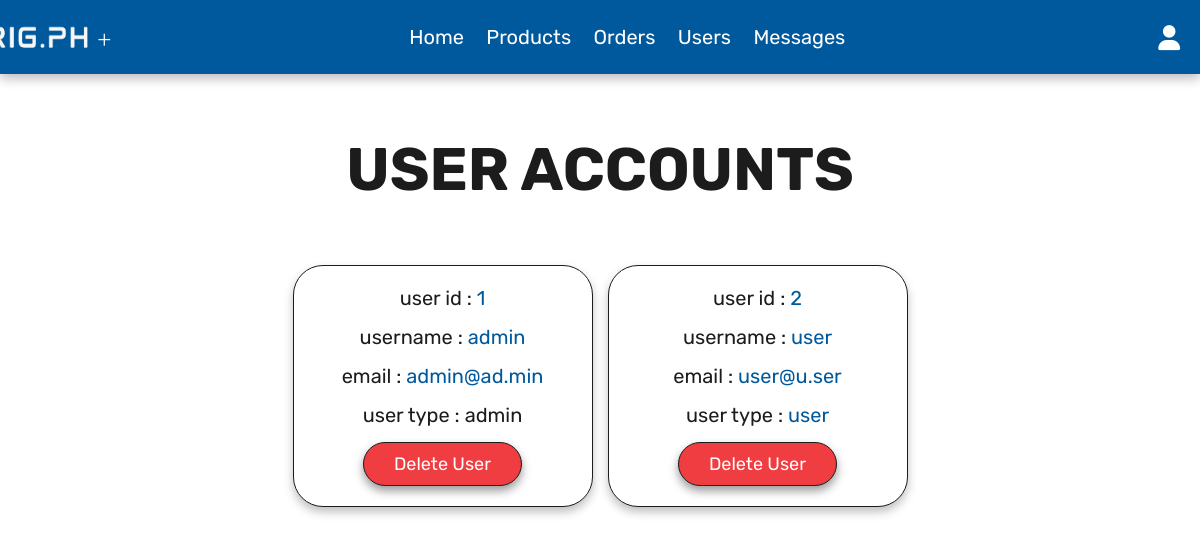
/admin_users.php (signed in), run on the app's committed database.
### tables this page shows
CREATE TABLE `users` (
  `id` int(100) NOT NULL,
  `name` varchar(100) NOT NULL,
  `email` varchar(100) NOT NULL,
  `password` varchar(100) NOT NULL,
  `user_type` varchar(20) NOT NULL DEFAULT 'user'
);

### admin_users.php (the view, shortened to what this page needs)
<?php
include 'config.php';
?>
<!DOCTYPE html>
<html lang="en">
<head>
   <link rel="stylesheet" href="https://cdnjs.cloudflare.com/ajax/libs/font-awesome/6.0.0/css/all.min.css">
   <link rel="stylesheet" href="css/admin_styles.css">
</head>
<body>
<?php include 'admin_header.php'; ?>
<section class="users">
   <h1 class="title"> user accounts </h1>
   <div class="box-container">
      <?php
         $select_users = mysqli_query($conn, "SELECT * FROM `users`") or die('query failed');
         while($fetch_users = mysqli_fetch_assoc($select_users)){
      ?>
      <div class="box">
         <p> user id : <span><?php echo $fetch_users['id']; ?></span> </p>
         <p> username : <span><?php echo $fetch_users['name']; ?></span> </p>
         <p> email : <span><?php echo $fetch_users['email']; ?></span> </p>
         <p> user type : <span style="color:<?php if($fetch_users['user_type'] == 'admin'){ echo 'var(--yellowy)'; } ?>"><?php echo $fetch_users['user_type']; ?></span> </p>
         <a href="admin_users.php?delete=<?php echo $fetch_users['id']; ?>" onclick="return confirm('delete this user?');" class="delete-btn">delete user</a>
      </div>
      <?php
         };
      ?>
   </div>
</section>
</body>
</html>

### css/admin_styles.css (style rules this page uses)
:root { --red:#ef3d41; --mainy: #ffff00; --orange:#f39c12; --light-color:#666; --light-white:#ccc; --black:#1c1c1c; --third: #ffffff; --sub: #ffffff; --main: #00599c; --border:.1rem solid var(--black); --box-shadow:0 .5rem 1rem rgba(0,0,0, .25); --shadow-more:0 .5rem 1rem rgba(0,0,0, .4); --shadow-most:0 .5rem 1rem rgba(0,0,0, 2); --text-shadow: .1rem .1rem rgba(0,0,0, 2); }
* { font-family: 'Rubik', sans-serif; margin:0; padding:0; box-sizing: border-box; outline: none; border:none; text-decoration: none; transition:all .2s linear; }
html { font-size: 62.5%; overflow-x: hidden; }
body { background-color: var(--sub); }
section { padding:3rem 2rem; }
.title { text-align: center; margin-top: 3rem; margin-bottom: 6rem; text-transform: uppercase; color:var(--black); font-size: 6rem; }
.btn, .option-btn, .delete-btn, .white-btn { display: inline-block; margin-top: 1rem; padding:1rem 3rem; cursor: pointer; color:var(--sub); font-size: 1.8rem; border-radius: 3rem; text-transform: capitalize; box-shadow: var(--shadow-more); border:var(--border); margin-left: 1rem; margin-right: 1rem; }
.delete-btn { background-color: var(--red); }
.users .box-container { display: grid; grid-template-columns: repeat(auto-fit, 30rem); justify-content: center; gap:1.5rem; max-width: 1200px; margin:0 auto; align-items: flex-start; }
.users .box-container .box { background-color: var(--sub); padding:2rem; border:var(--border); box-shadow: var(--box-shadow); border-radius: 3rem; text-align: center; }
.users .box-container .box p { padding-bottom: 1.5rem; font-size: 2rem; color:var(--black); }
.users .box-container .box p span { color:var(--main); }
.users .box-container .box .delete-btn { margin-top: 0; }

### data on the page
users: id "1", name "admin", email "admin@ad.min", user_type "admin"
users: id "2", name "user", email "user@u.ser", user_type "user"
